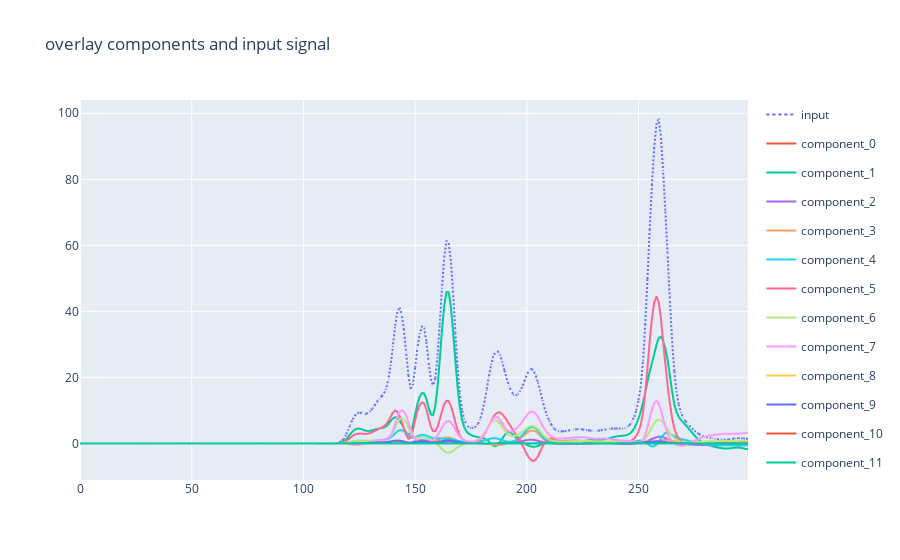

Source (notebook cell):
### Markdown cell above
## Postprocessing

### Code cell
from pca_analysis.notebooks.experiments.parafac2_pipeline.parafac2_viz import (
    Parafac2Viz,
)
from pca_analysis.notebooks.experiments.parafac2_pipeline.parafac2postprocessing import (
    Parafac2PostProcessor,
)

pp = Parafac2PostProcessor(decomp=pipeline.named_steps["parafac2"].decomp_)


rectified_df = pp.combine_parafac2_results_input_signal(
    runid_order=X.runids, input_signal=input_data._nm_tbl
)

wavelength = 256
runid = rectified_df.get_column("runid")[0]

pv = Parafac2Viz()

pv.overlay_components_input_signal(
    rectified_df=rectified_df, wavelength=wavelength, runid=runid
)

### Figure 1 — Plotly figure (JSON) as saved in the notebook; plotly's stock layout.template omitted (floating-point values rounded to 4 significant figures; data arrays with more than 128 entries replaced by an {"elided": "..."} marker saying what was removed)
{"data": [{"hovertemplate": "signal=input<br>elution_point=%{x}<br>abs=%{y}<extra></extra>", "legendgroup": "input", "line": {"color": "#636efa", "dash": "dot"}, "marker": {"symbol": "circle"}, "mode": "lines", "name": "input", "showlegend": true, "type": "scattergl", "x": {"elided": "300 int values"}, "xaxis": "x", "y": {"elided": "300 float values"}, "yaxis": "y"}, {"hovertemplate": "signal=component_0<br>elution_point=%{x}<br>abs=%{y}<extra></extra>", "legendgroup": "component_0", "line": {"color": "#EF553B", "dash": "solid"}, "marker": {"symbol": "circle"}, "mode": "lines", "name": "component_0", "showlegend": true, "type": "scattergl", "x": {"elided": "300 int values"}, "xaxis": "x", "y": {"elided": "300 int values"}, "yaxis": "y"}, {"hovertemplate": "signal=component_1<br>elution_point=%{x}<br>abs=%{y}<extra></extra>", "legendgroup": "component_1", "line": {"color": "#00cc96", "dash": "solid"}, "marker": {"symbol": "circle"}, "mode": "lines", "name": "component_1", "showlegend": true, "type": "scattergl", "x": {"elided": "300 int values"}, "xaxis": "x", "y": {"elided": "300 float values"}, "yaxis": "y"}, {"hovertemplate": "signal=component_2<br>elution_point=%{x}<br>abs=%{y}<extra></extra>", "legendgroup": "component_2", "line": {"color": "#ab63fa", "dash": "solid"}, "marker": {"symbol": "circle"}, "mode": "lines", "name": "component_2", "showlegend": true, "type": "scattergl", "x": {"elided": "300 int values"}, "xaxis": "x", "y": {"elided": "300 float values"}, "yaxis": "y"}, {"hovertemplate": "signal=component_3<br>elution_point=%{x}<br>abs=%{y}<extra></extra>", "legendgroup": "component_3", "line": {"color": "#FFA15A", "dash": "solid"}, "marker": {"symbol": "circle"}, "mode": "lines", "name": "component_3", "showlegend": true, "type": "scattergl", "x": {"elided": "300 int values"}, "xaxis": "x", "y": {"elided": "300 float values"}, "yaxis": "y"}, {"hovertemplate": "signal=component_4<br>elution_point=%{x}<br>abs=%{y}<extra></extra>", "legendgroup": "component_4", "line": {"color": "#19d3f3", "dash": "solid"}, "marker": {"symbol": "circle"}, "mode": "lines", "name": "component_4", "showlegend": true, "type": "scattergl", "x": {"elided": "300 int values"}, "xaxis": "x", "y": {"elided": "300 float values"}, "yaxis": "y"}, {"hovertemplate": "signal=component_5<br>elution_point=%{x}<br>abs=%{y}<extra></extra>", "legendgroup": "component_5", "line": {"color": "#FF6692", "dash": "solid"}, "marker": {"symbol": "circle"}, "mode": "lines", "name": "component_5", "showlegend": true, "type": "scattergl", "x": {"elided": "300 int values"}, "xaxis": "x", "y": {"elided": "300 float values"}, "yaxis": "y"}, {"hovertemplate": "signal=component_6<br>elution_point=%{x}<br>abs=%{y}<extra></extra>", "legendgroup": "component_6", "line": {"color": "#B6E880", "dash": "solid"}, "marker": {"symbol": "circle"}, "mode": "lines", "name": "component_6", "showlegend": true, "type": "scattergl", "x": {"elided": "300 int values"}, "xaxis": "x", "y": {"elided": "300 float values"}, "yaxis": "y"}, {"hovertemplate": "signal=component_7<br>elution_point=%{x}<br>abs=%{y}<extra></extra>", "legendgroup": "component_7", "line": {"color": "#FF97FF", "dash": "solid"}, "marker": {"symbol": "circle"}, "mode": "lines", "name": "component_7", "showlegend": true, "type": "scattergl", "x": {"elided": "300 int values"}, "xaxis": "x", "y": {"elided": "300 float values"}, "yaxis": "y"}, {"hovertemplate": "signal=component_8<br>elution_point=%{x}<br>abs=%{y}<extra></extra>", "legendgroup": "component_8", "line": {"color": "#FECB52", "dash": "solid"}, "marker": {"symbol": "circle"}, "mode": "lines", "name": "component_8", "showlegend": true, "type": "scattergl", "x": {"elided": "300 int values"}, "xaxis": "x", "y": {"elided": "300 int values"}, "yaxis": "y"}, {"hovertemplate": "signal=component_9<br>elution_point=%{x}<br>abs=%{y}<extra></extra>", "legendgroup": "component_9", "line": {"color": "#636efa", "dash": "solid"}, "marker": {"symbol": "circle"}, "mode": "lines", "name": "component_9", "showlegend": true, "type": "scattergl", "x": {"elided": "300 int values"}, "xaxis": "x", "y": {"elided": "300 float values"}, "yaxis": "y"}, {"hovertemplate": "signal=component_10<br>elution_point=%{x}<br>abs=%{y}<extra></extra>", "legendgroup": "component_10", "line": {"color": "#EF553B", "dash": "solid"}, "marker": {"symbol": "circle"}, "mode": "lines", "name": "component_10", "showlegend": true, "type": "scattergl", "x": {"elided": "300 int values"}, "xaxis": "x", "y": {"elided": "300 float values"}, "yaxis": "y"}, {"hovertemplate": "signal=component_11<br>elution_point=%{x}<br>abs=%{y}<extra></extra>", "legendgroup": "component_11", "line": {"color": "#00cc96", "dash": "solid"}, "marker": {"symbol": "circle"}, "mode": "lines", "name": "component_11", "showlegend": true, "type": "scattergl", "x": {"elided": "300 int values"}, "xaxis": "x", "y": {"elided": "300 int values"}, "yaxis": "y"}], "layout": {"title": {"text": "overlay components and input signal"}}}
